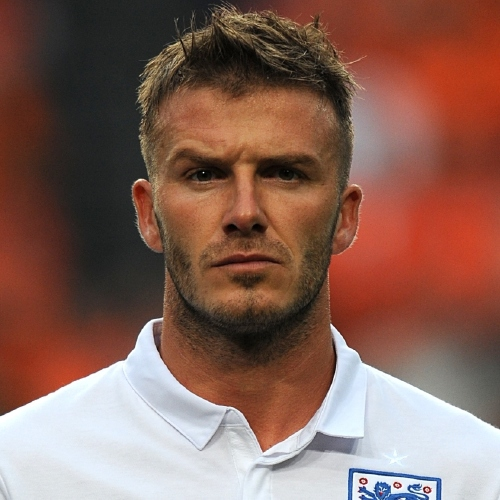
#> input picture db.jpg, 500 x 500 px, found by its file name
$ jupyter execute 'Viola Jones.ipynb'
#> lines starting #> are read from the running program, lines starting #| are printed output that depends on the picture
# **Viola-Jones Implementation**

[cell 1]
import cv2
import matplotlib.pyplot as plt

[cell 2]
from google.colab import drive
drive.mount('/content/drive')

[cell 3]
image_path = "/content/drive/MyDrive/db.jpg"
cascade_Path = "/content/drive/MyDrive/haarcascade_frontalface_default.xml"

[cell 4]
def detect_faces(image_path, cascade_Path):

#> called with image_path = '/content/drive/MyDrive/db.jpg'
    faceCascade = cv2.CascadeClassifier(cascade_Path)

    frame = cv2.imread(image_path)
#> frame is the input picture: shape (500, 500, 3); mean B, G, R 88.4, 99.3, 134.8
    frame = cv2.cvtColor(frame, cv2.COLOR_BGR2RGB)
    gray = cv2.cvtColor(frame, cv2.COLOR_BGR2GRAY)
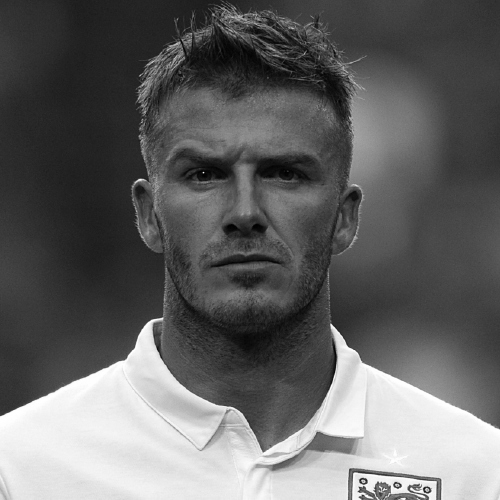
#> gray: shape (500, 500); min 0, max 255, mean 100
    faces = faceCascade.detectMultiScale(gray, flags=cv2.CASCADE_SCALE_IMAGE)
#> faces = [[129, 83, 232, 232]]

    return faces, frame

[cell 5]
faces, frame = detect_faces(image_path, cascade_Path)
#> faces = [[129, 83, 232, 232]]

[cell 6]
def show_detected_faces(faces, frame):
    for (x, y, w, h) in faces:
        cv2.rectangle(frame, (x, y), (x+w, y+h), (255, 0, 0), 3)
#> this loop made 1 pass
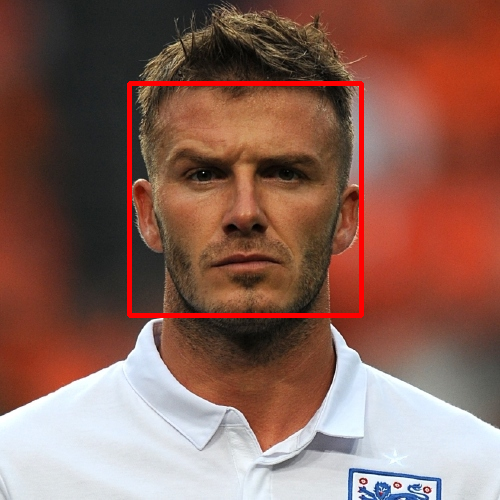
#> frame: shape (500, 500, 3); mean R, G, B 137.9, 98.1, 87.4
    plt.imshow(frame)
    plt.show()
